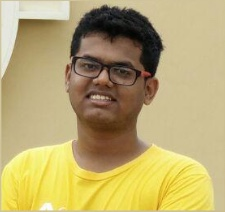
#> input picture pic.jpeg, 225 x 212 px, found by its file name
$ python crop.py
#> lines starting #> are read from the running program, lines starting #| are printed output that depends on the picture
import cv2
import matplotlib.pyplot as plt

path = '/Users/RohanSaxena/Documents/projects/cv'
image = cv2.imread(path + '/pic.jpeg')
#> image is the input picture: shape (212, 225, 3); mean B, G, R 111.1, 167.8, 184.9

# Cropping images is just slicing NumPy arrays
crop = image[5:130, 60:165, :]
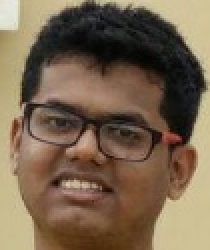
#> crop: shape (125, 105, 3) (shown 2 times larger); mean B, G, R 78.9, 101, 121.1

plt.imshow(crop)
plt.show()

'''
The first dimension is the height, starting from the top.
The second dimension is the width, starting from the left.
So this is proper matrix coordinates: row-column form.
'''

$ run again, with car1.png saved as pic.jpeg
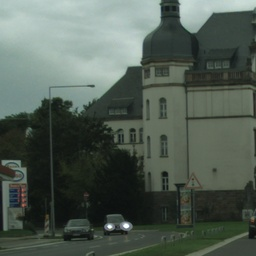
#> input picture car1.png, 256 x 256 px, found by its file name
#> image is the input picture: shape (256, 256, 3); mean B, G, R 83.1, 92.3, 80.7
#> `crop = image[5:130, 60:165, :]`:
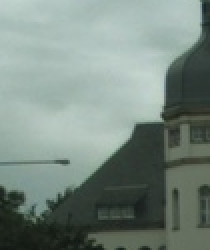
#> crop: shape (125, 105, 3) (shown 2 times larger); mean B, G, R 128.6, 136.5, 121
